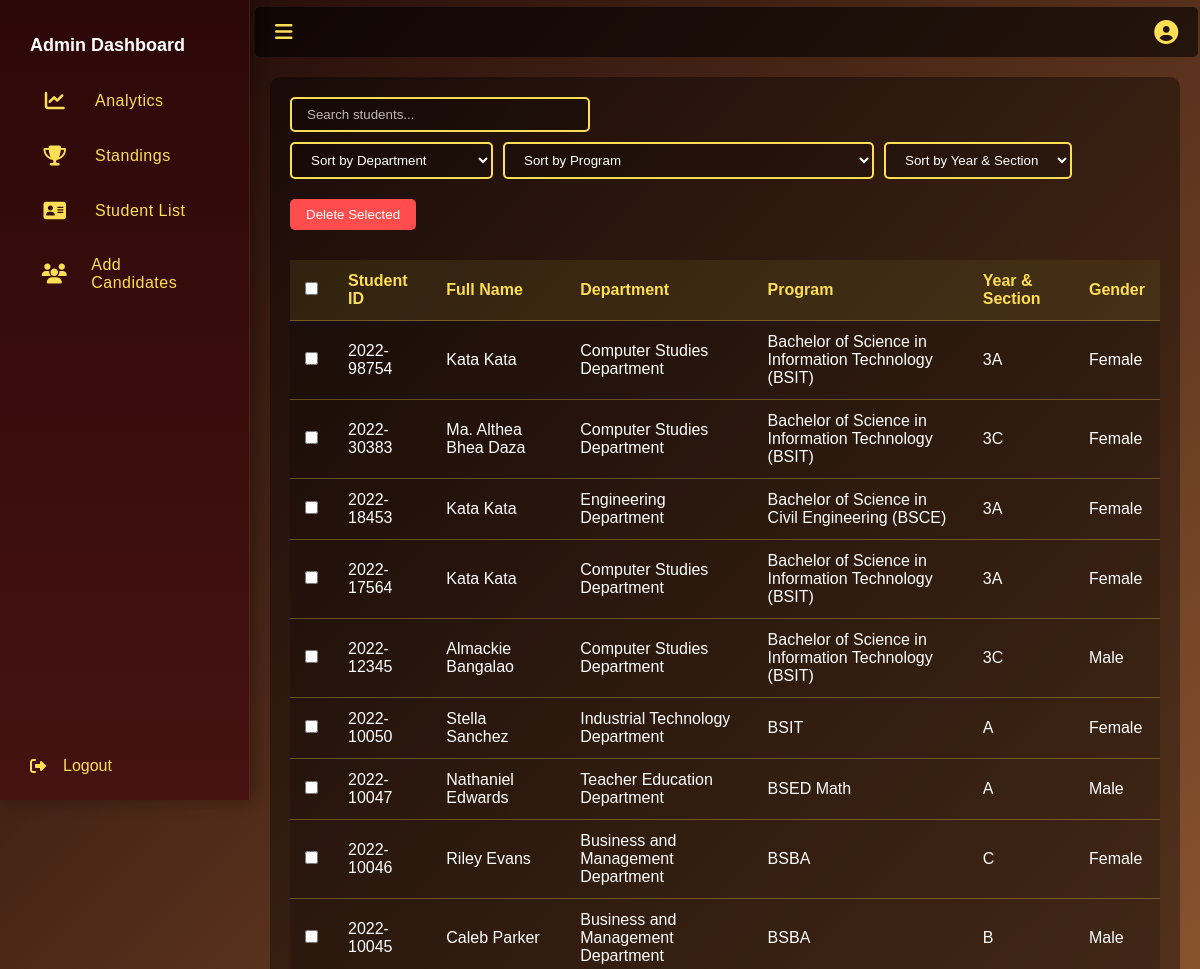
The page /student_list.php (upper part) on the database as committed earlier.
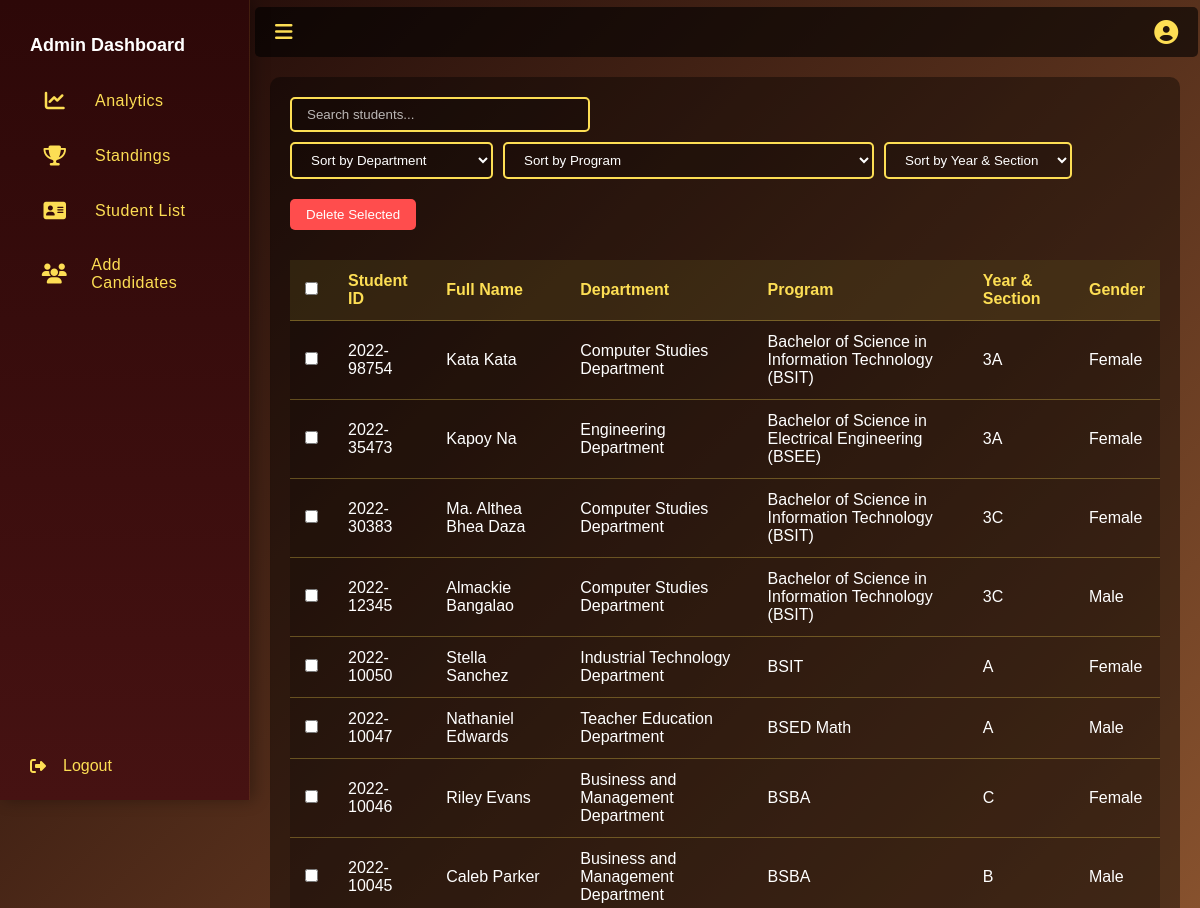
The same page on the database as committed later.
### tables this page shows
CREATE TABLE `students_registration` (
  `id` int(11) NOT NULL,
  `fullname` varchar(255) NOT NULL,
  `student_id` varchar(15) NOT NULL,
  `department` varchar(255) DEFAULT NULL,
  `program` varchar(255) DEFAULT NULL,
  `qr_code_path` varchar(255) NOT NULL,
  `gender` enum('Male','Female') NOT NULL,
  `section` varchar(50) NOT NULL,
  `created_at` timestamp NOT NULL DEFAULT current_timestamp()
);

### student_list.php (the view, shortened to what this page needs)
<!DOCTYPE html>
<html lang="en">
<head>
  <link rel="stylesheet" href="https://cdnjs.cloudflare.com/ajax/libs/font-awesome/6.5.0/css/all.min.css">
</head>
<body>
  <div class="sidebar" id="sidebar">
    <div>
      <div class="menu">
        <div class="menu-title">Admin Dashboard</div>
        <div class="menu-item" onclick="window.location.href='admin_dashboard.php'"><i class="fas fa-chart-line"></i><span class="label1">Analytics</span></div>
        <div class="menu-item" onclick="window.location.href='standing.php'"><i class="fas fa-trophy fa-solid fa-address-card"></i><span class="label1">Standings</span></div>
        <div class="menu-item" onclick="window.location.href='student_list.php'"><i class="fas fa-address-card"></i><span class="label1">Student List</span></div>
        <div class="menu-item" onclick="window.location.href='add_candidate_dashboard.php'"><i class="fas fa-users"></i><span class="label">Add Candidates</span></div>
      </div>
    </div>
    <div class="logout-btn"><i class="fas fa-sign-out-alt"></i><span class="label">Logout</span></div>
  </div>
  <div class="main-content" id="main">
    <div class="topbar">
      <div class="toggle-btn" onclick="toggleSidebar()"><i class="fas fa-bars"></i></div>
      <div class="profile">
        <i class="fas fa-user-circle"></i>
      </div>
    </div>
    <div class="student-list-section">
      <div class="controls">
        <div class="search-box">
          <input type="text" id="searchInput" placeholder="Search students...">
        </div>
        <div class="sort-controls">
          <select id="departmentSort">
            <option value="">Sort by Department</option>
          </select>
          <select id="programSort">
            <option value="">Sort by Program</option>
          </select>
          <select id="sectionSort">
            <option value="">Sort by Year & Section</option>
          </select>
        </div>
      </div>
      <button id="deleteSelected" style="background:#ff4d4d;color:#fff;padding:8px 16px;border:none;border-radius:5px;cursor:pointer;margin-bottom:10px;">Delete Selected</button>
      <div class="table-container">
        <table id="studentTable">
          <thead>
            <tr>
              <th><input type="checkbox" id="selectAll"></th>
              <th>Student ID</th>
              <th>Full Name</th>
              <th>Department</th>
              <th>Program</th>
              <th>Year & Section</th>
              <th>Gender</th>
            </tr>
          </thead>
          <tbody>
            <?php
              include 'db.php';
              $sql = "SELECT student_id, fullname, department, program, section, gender
                     FROM students_registration
                     ORDER BY student_id DESC";
              $result = $conn->query($sql);
              if ($result->num_rows > 0) {
                while($row = $result->fetch_assoc()) {
                  echo "<tr>";
                  echo '<td><input type="checkbox" class="select-student" value="' . htmlspecialchars($row['student_id']) . '"></td>';
                  echo "<td>" . htmlspecialchars($row['student_id']) . "</td>";
                  echo "<td>" . htmlspecialchars($row['fullname']) . "</td>";
                  echo "<td>" . htmlspecialchars($row['department']) . "</td>";
                  echo "<td>" . htmlspecialchars($row['program']) . "</td>";
                  echo "<td>" . htmlspecialchars($row['section']) . "</td>";
                  echo "<td>" . htmlspecialchars($row['gender']) . "</td>";
                  echo "</tr>";
                }
              } else {
                echo "<tr><td colspan='7'>No students found</td></tr>";
              }
            ?>
          </tbody>
        </table>
      </div>
    </div>
</body>
</html>

### student_list.php (style rules this page uses)
* { box-sizing: border-box; margin: 0; padding: 0; font-family: 'Karla', sans-serif; }
body { background: linear-gradient(135deg, #1a0606, #f79f56); color: #FDDE54; min-height: 100vh; display: flex; }
.sidebar { width: 250px; background: linear-gradient(180deg, #2d0808 0%, #461212 100%); transition: all 0.3s cubic-bezier(0.4, 0, 0.2, 1); height: 100vh; overflow: hidden; position: fixed; display: flex; flex-direction: column; justify-content: space-between; box-shadow: 4px 0 15px rgba(0, 0, 0, 0.3); backdrop-filter: blur(10px); border-right: 1px solid rgba(253, 222, 84, 0.1); z-index: 1000; }
.sidebar .menu { padding: 20px; }
.sidebar .menu-item { padding: 15px 20px; color: #FDDE54; display: flex; align-items: center; gap: 15px; cursor: pointer; transition: all 0.3s ease; border-radius: 0 30px 30px 0; margin: 5px 0; position: relative; font-weight: 500; letter-spacing: 0.5px; }
.label { margin-left: 7px; }
.label1 { margin-left: 10px; }
.sidebar .menu-item i { font-size: 20px; transition: all 0.3s ease; width: 30px; text-align: center; }
.logout-btn { padding: 15px 10px; color: #FDDE54; display: flex; align-items: center; gap: 10px; cursor: pointer; margin-bottom: 10px; margin-left: 20px; width: 87%; transition: all 0.3s ease; border-radius: 10px; position: relative; overflow: hidden; }
.main-content { margin-left: 250px; transition: margin-left 0.3s ease; width: 100%; }
.topbar { display: flex; justify-content: space-between; align-items: center; padding: 25px 20px; background: rgba(0,0,0,0.6); position: sticky; top: 0; z-index: 10; width: 99.3%; height: 40px; transition: none; margin: 7px 5px 5px 5px; border-radius: 5px; }
.toggle-btn { font-size: 20px; cursor: pointer; color: #FDDE54; }
.profile { position: relative; margin-left: auto; }
.profile i { font-size: 24px; cursor: pointer; }
.menu-title { font-weight: bold; font-size: 18px; padding: 15px 10px; color: #fff; }
.student-list-section { padding: 20px; margin: 20px; background: rgba(0, 0, 0, 0.4); border-radius: 10px; }
.controls { display: flex; justify-content: space-between; margin-bottom: 20px; flex-wrap: wrap; gap: 10px; }
.search-box input { padding: 8px 15px; border: 2px solid #FDDE54; border-radius: 5px; background: rgba(0, 0, 0, 0.2); color: #fff; width: 300px; }
.search-box input::placeholder { color: rgba(255, 255, 255, 0.7); }
.sort-controls { display: flex; gap: 10px; flex-wrap: wrap; }
.sort-controls select { padding: 8px 15px; border: 2px solid #FDDE54; border-radius: 5px; background: rgba(0, 0, 0, 0.2); color: #fff; cursor: pointer; }
.sort-controls select option { background: #2d0808; color: #fff; }
.table-container { overflow-x: auto; }
#studentTable { width: 100%; border-collapse: collapse; margin-top: 20px; background: rgba(0, 0, 0, 0.2); }
#studentTable th, #studentTable td { padding: 12px 15px; text-align: left; border-bottom: 1px solid rgba(253, 222, 84, 0.3); }
#studentTable th { background: rgba(253, 222, 84, 0.1); color: #FDDE54; font-weight: bold; }
#studentTable tbody tr td { color: #fff; }

Rows that differ between the two databases and show on the page:
removed students_registration: student "2022-18453", fullname "Kata Kata", department "Engineering Department", program "Bachelor of Science in Civil Engineering (BSCE)", section "3A", gender "Female"
removed students_registration: student "2022-17564", fullname "Kata Kata", department "Computer Studies Department", program "Bachelor of Science in Information Technology (BSIT)", section "3A", gender "Female"
added students_registration: student "2022-35473", fullname "Kapoy Na", department "Engineering Department", program "Bachelor of Science in Electrical Engineering (BSEE)", section "3A", gender "Female"
